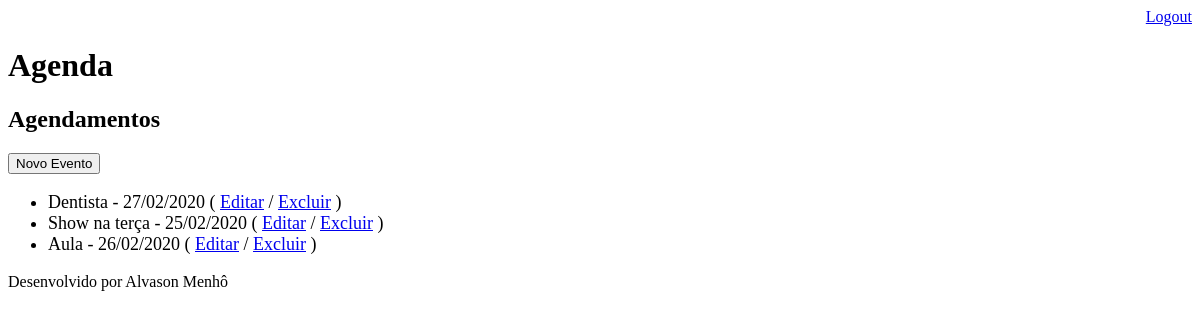
Page /agenda/ (signed in) on the earlier database version.
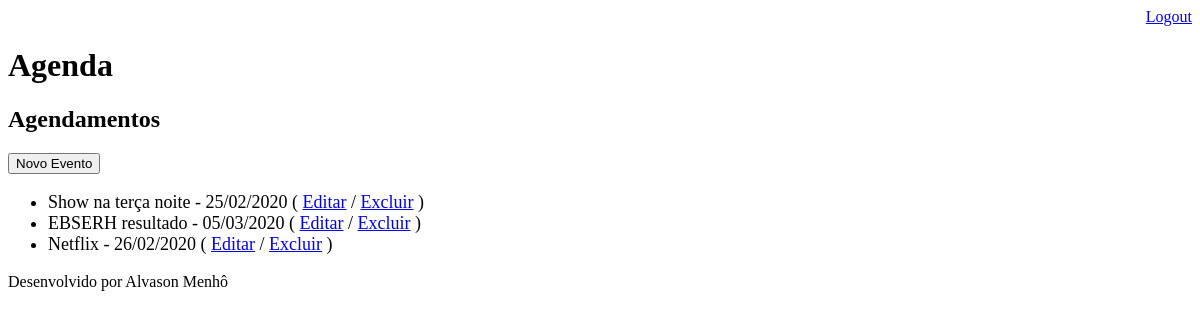
Same page on the later database version.
### core/models.py (models this page shows, shortened)
class Eventos(models.Model):
    titulo = models.CharField(max_length=100)
    descricao = models.TextField(blank=True, null=True)
    data_evento = models.DateTimeField(verbose_name='Data do Evento')
    data_criacao = models.DateTimeField(auto_now=True)
    usuario = models.ForeignKey(User, on_delete=models.CASCADE)
    class Meta:
        db_table = 'tbl_eventos'
    def get_data_evento(self):
        return self.data_evento.strftime('%d/%m/%Y')

### core/views.py (the view)
# urls.py: path('agenda/',views.lista_eventos),
@login_required(login_url='/login/')
def lista_eventos(request):
    usuario = request.user
    data_atual = datetime.now()
    evento = Eventos.objects.filter(usuario=usuario,
                                    data_evento__gt=data_atual)
    dados = {'eventos':evento}
    return render(request, 'agenda.html',dados)

### templates/agenda.html
{% extends "model-page.html" %}
{% block content %}
  <h2>Agendamentos</h2>
  <a href="evento/">
    <button type="button">Novo Evento</button>
  </a>
  <ul style="font-size: 18px">
       {% for evento in eventos %}
           <li>{{ evento.titulo }} - {{evento.get_data_evento }}
               ( <a href="evento/?id={{evento.id}}">Editar</a>
               / <a href="evento/delete/{{evento.id}}/">Excluir</a> )
           </li>
       {% endfor %}
  </ul>
{% endblock %}

### templates/model-page.html
<!DOCTYPE html>
<html lang="en">
<head>
    {% include "model-header.html" %}
</head>
<body>
    {% block content %} {% endblock %}
    {% include "model-footer.html" %}
</body>
</html>

### templates/model-header.html (shortened to what this page needs)
    <div align="right">
        <a href="/logout">Logout</a>
    </div>
    <h1>Agenda</h1>

### templates/model-footer.html
<p>Desenvolvido por Alvason Menhô</p>

Differences in the rows shown:
removed Eventos: titulo "Dentista", get_data_evento "27/02/2020"
removed Eventos: titulo "Aula", get_data_evento "26/02/2020"
changed Eventos: titulo "Show na terça" → "Show na terça noite"
added Eventos: titulo "EBSERH resultado", get_data_evento "05/03/2020"
added Eventos: titulo "Netflix", get_data_evento "26/02/2020"
